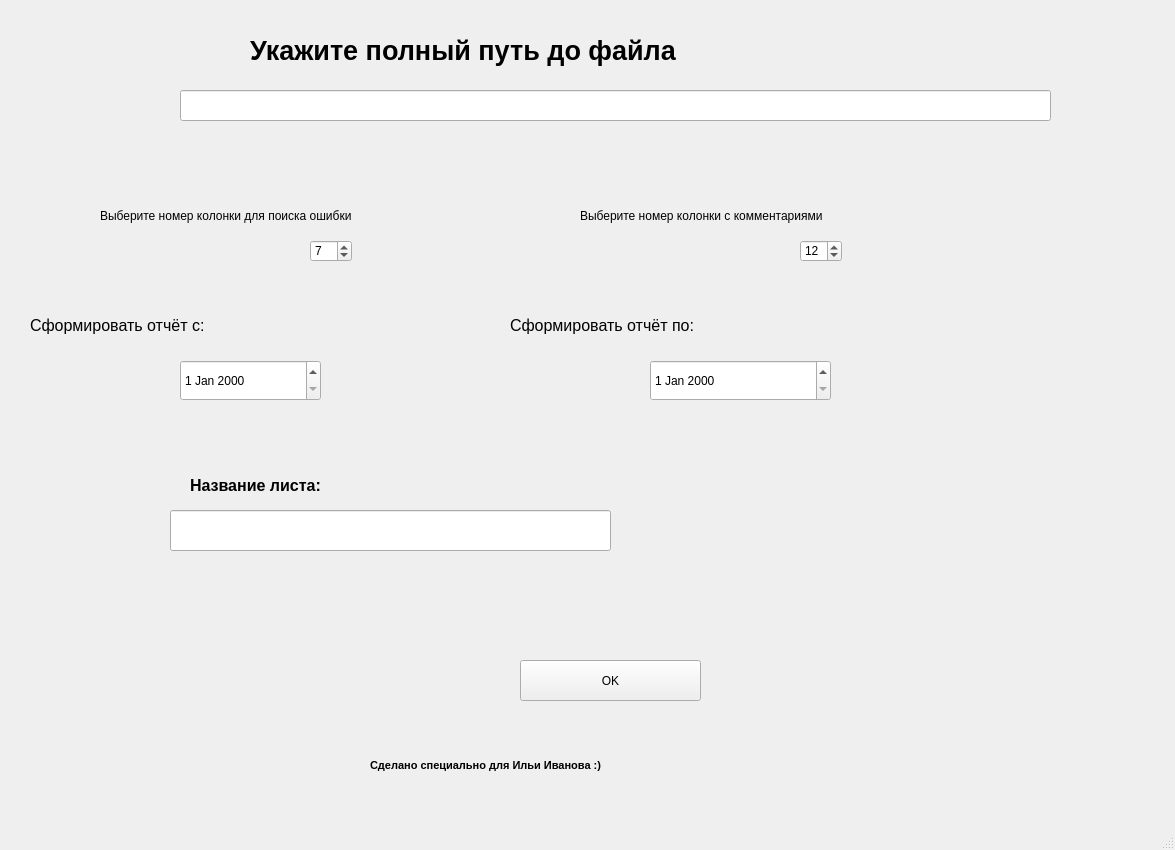
<?xml version="1.0" encoding="UTF-8"?>
<ui version="4.0">
 <class>MainWindow</class>
 <widget class="QMainWindow" name="MainWindow">
  <property name="geometry">
   <rect>
    <x>0</x>
    <y>0</y>
    <width>1175</width>
    <height>850</height>
   </rect>
  </property>
  <property name="windowTitle">
   <string>MainWindow</string>
  </property>
  <widget class="QWidget" name="centralwidget">
   <widget class="QPushButton" name="pushButton">
    <property name="geometry">
     <rect>
      <x>520</x>
      <y>660</y>
      <width>181</width>
      <height>41</height>
     </rect>
    </property>
    <property name="text">
     <string>OK</string>
    </property>
   </widget>
   <widget class="QDateEdit" name="dateEdit">
    <property name="geometry">
     <rect>
      <x>180</x>
      <y>360</y>
      <width>141</width>
      <height>41</height>
     </rect>
    </property>
   </widget>
   <widget class="QDateEdit" name="dateEdit_2">
    <property name="geometry">
     <rect>
      <x>650</x>
      <y>360</y>
      <width>181</width>
      <height>41</height>
     </rect>
    </property>
   </widget>
   <widget class="QLineEdit" name="lineEdit">
    <property name="geometry">
     <rect>
      <x>180</x>
      <y>90</y>
      <width>871</width>
      <height>31</height>
     </rect>
    </property>
   </widget>
   <widget class="QLineEdit" name="lineEdit_2">
    <property name="geometry">
     <rect>
      <x>170</x>
      <y>510</y>
      <width>441</width>
      <height>41</height>
     </rect>
    </property>
   </widget>
   <widget class="QLabel" name="label">
    <property name="geometry">
     <rect>
      <x>250</x>
      <y>20</y>
      <width>831</width>
      <height>61</height>
     </rect>
    </property>
    <property name="font">
     <font>
      <pointsize>20</pointsize>
      <weight>75</weight>
      <bold>true</bold>
     </font>
    </property>
    <property name="text">
     <string>Укажите полный путь до файла</string>
    </property>
    <property name="textFormat">
     <enum>Qt::AutoText</enum>
    </property>
    <property name="scaledContents">
     <bool>true</bool>
    </property>
    <property name="wordWrap">
     <bool>false</bool>
    </property>
    <property name="margin">
     <number>100</number>
    </property>
   </widget>
   <widget class="QLabel" name="label_2">
    <property name="geometry">
     <rect>
      <x>30</x>
      <y>310</y>
      <width>511</width>
      <height>31</height>
     </rect>
    </property>
    <property name="font">
     <font>
      <pointsize>12</pointsize>
     </font>
    </property>
    <property name="text">
     <string>Сформировать отчёт с:</string>
    </property>
    <property name="textFormat">
     <enum>Qt::AutoText</enum>
    </property>
    <property name="scaledContents">
     <bool>true</bool>
    </property>
    <property name="wordWrap">
     <bool>false</bool>
    </property>
    <property name="margin">
     <number>100</number>
    </property>
   </widget>
   <widget class="QLabel" name="label_3">
    <property name="geometry">
     <rect>
      <x>510</x>
      <y>310</y>
      <width>421</width>
      <height>31</height>
     </rect>
    </property>
    <property name="font">
     <font>
      <pointsize>12</pointsize>
     </font>
    </property>
    <property name="text">
     <string>Сформировать отчёт по:</string>
    </property>
    <property name="textFormat">
     <enum>Qt::AutoText</enum>
    </property>
    <property name="scaledContents">
     <bool>true</bool>
    </property>
    <property name="wordWrap">
     <bool>false</bool>
    </property>
    <property name="margin">
     <number>100</number>
    </property>
   </widget>
   <widget class="QLabel" name="label_4">
    <property name="geometry">
     <rect>
      <x>190</x>
      <y>470</y>
      <width>471</width>
      <height>31</height>
     </rect>
    </property>
    <property name="font">
     <font>
      <pointsize>12</pointsize>
      <weight>75</weight>
      <bold>true</bold>
     </font>
    </property>
    <property name="text">
     <string>Название листа:</string>
    </property>
    <property name="textFormat">
     <enum>Qt::AutoText</enum>
    </property>
    <property name="scaledContents">
     <bool>true</bool>
    </property>
    <property name="wordWrap">
     <bool>false</bool>
    </property>
    <property name="margin">
     <number>100</number>
    </property>
   </widget>
   <widget class="QLabel" name="label_5">
    <property name="geometry">
     <rect>
      <x>100</x>
      <y>200</y>
      <width>531</width>
      <height>31</height>
     </rect>
    </property>
    <property name="text">
     <string>Выберите номер колонки для поиска ошибки</string>
    </property>
    <property name="textFormat">
     <enum>Qt::AutoText</enum>
    </property>
    <property name="scaledContents">
     <bool>true</bool>
    </property>
    <property name="wordWrap">
     <bool>false</bool>
    </property>
    <property name="margin">
     <number>100</number>
    </property>
   </widget>
   <widget class="QSpinBox" name="spinBox">
    <property name="geometry">
     <rect>
      <x>310</x>
      <y>240</y>
      <width>42</width>
      <height>22</height>
     </rect>
    </property>
    <property name="value">
     <number>7</number>
    </property>
   </widget>
   <widget class="QSpinBox" name="spinBox_2">
    <property name="geometry">
     <rect>
      <x>800</x>
      <y>240</y>
      <width>42</width>
      <height>22</height>
     </rect>
    </property>
    <property name="value">
     <number>12</number>
    </property>
   </widget>
   <widget class="QLabel" name="label_6">
    <property name="geometry">
     <rect>
      <x>580</x>
      <y>200</y>
      <width>511</width>
      <height>31</height>
     </rect>
    </property>
    <property name="text">
     <string>Выберите номер колонки с комментариями</string>
    </property>
    <property name="textFormat">
     <enum>Qt::AutoText</enum>
    </property>
    <property name="scaledContents">
     <bool>true</bool>
    </property>
    <property name="wordWrap">
     <bool>false</bool>
    </property>
    <property name="margin">
     <number>100</number>
    </property>
   </widget>
   <widget class="QLabel" name="label_7">
    <property name="geometry">
     <rect>
      <x>370</x>
      <y>750</y>
      <width>551</width>
      <height>31</height>
     </rect>
    </property>
    <property name="font">
     <font>
      <pointsize>8</pointsize>
      <weight>75</weight>
      <bold>true</bold>
     </font>
    </property>
    <property name="text">
     <string>Сделано специально для Ильи Иванова :)</string>
    </property>
    <property name="textFormat">
     <enum>Qt::AutoText</enum>
    </property>
    <property name="scaledContents">
     <bool>true</bool>
    </property>
    <property name="wordWrap">
     <bool>false</bool>
    </property>
    <property name="margin">
     <number>100</number>
    </property>
   </widget>
  </widget>
  <widget class="QMenuBar" name="menubar">
   <property name="geometry">
    <rect>
     <x>0</x>
     <y>0</y>
     <width>1175</width>
     <height>26</height>
    </rect>
   </property>
  </widget>
  <widget class="QStatusBar" name="statusbar"/>
 </widget>
 <resources/>
 <connections/>
</ui>
